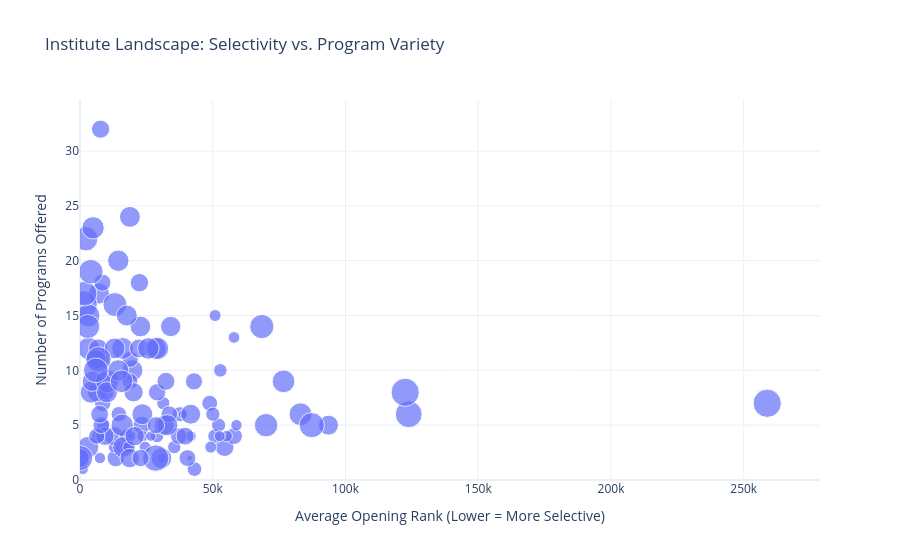

Write notebook code for a chart like this one.
### Code cell
import plotly.express as px

fig = px.scatter(
    institute_stats_df,
    x='Institute_Opening_Mean',
    y='Total_Programs',
    size='Institute_Opening_STD_Ratio',
    hover_name='Institute',
    title='Institute Landscape: Selectivity vs. Program Variety',
    labels={
        'Institute_Opening_Mean': 'Average Opening Rank (Lower = More Selective)',
        'Total_Programs': 'Number of Programs Offered',
        'Institute_Opening_STD_Ratio': 'Branch Disparity (Rank Spread)'
    }
)
fig.update_layout(template='plotly_white', xaxis=dict(rangemode='nonnegative'), yaxis=dict(rangemode='nonnegative'))
fig.show()

### Figure 1 — Plotly figure (JSON) as saved in the notebook; plotly's stock layout.template omitted (floating-point values rounded to 4 significant figures)
{"data": [{"hovertemplate": "<b>%{hovertext}</b><br><br>Average Opening Rank (Lower = More Selective)=%{x}<br>Number of Programs Offered=%{y}<br>Branch Disparity (Rank Spread)=%{marker.size}<extra></extra>", "hovertext": ["Assam University, Silchar", "Atal Bihari Vajpayee Indian Institute of Information Technology & Management Gwalior", "Birla Institute of Technology, Deoghar Off-Campus", "Birla Institute of Technology, Mesra, Ranchi", "Birla Institute of Technology, Patna Off-Campus", "CU Jharkhand", "Central University of Haryana", "Central University of Jammu", "Central University of Rajasthan, Rajasthan", "Central institute of Technology Kokrajar, Assam", "Chhattisgarh Swami Vivekanada Technical University, Bhilai (CSVTU Bhilai)", "Dr. B R Ambedkar National Institute of Technology, Jalandhar", "Gati Shakti Vishwavidyalaya, Vadodara", "Ghani Khan Choudhary Institute of Engineering and Technology, Malda, West Bengal", "Gurukula Kangri Vishwavidyalaya, Haridwar", "INDIAN INSTITUTE OF INFORMATION TECHNOLOGY SENAPATI MANIPUR", "Indian Institute of Carpet Technology, Bhadohi", "Indian Institute of Engineering Science and Technology, Shibpur", "Indian Institute of Handloom Technology(IIHT), Varanasi", "Indian Institute of Handloom Technology, Salem", "Indian Institute of Information Technology (IIIT) Nagpur", "Indian Institute of Information Technology (IIIT) Pune", "Indian Institute of Information Technology (IIIT) Ranchi", "Indian Institute of Information Technology (IIIT), Sri City, Chittoor", "Indian Institute of Information Technology (IIIT)Kota, Rajasthan", "Indian Institute of Information Technology Bhagalpur", "Indian Institute of Information Technology Bhopal", "Indian Institute of Information Technology Design & Manufacturing Kurnool, Andhra Pradesh", "Indian Institute of Information Technology Guwahati", "Indian Institute of Information Technology Lucknow", "Indian Institute of Information Technology Surat", "Indian Institute of Information Technology Tiruchirappalli", "Indian Institute of Information Technology(IIIT) Dharwad", "Indian Institute of Information Technology(IIIT) Kalyani, West Bengal", "Indian Institute of Information Technology(IIIT) Kilohrad, Sonepat, Haryana", "Indian Institute of Information Technology(IIIT) Kottayam", "Indian Institute of Information Technology(IIIT) Una, Himachal Pradesh", "Indian Institute of Information Technology(IIIT), Vadodara, Gujrat", "Indian Institute of Information Technology, Agartala", "Indian Institute of Information Technology, Allahabad", "Indian Institute of Information Technology, Design & Manufacturing, Kancheepuram", "Indian Institute of Information Technology, Vadodara International Campus Diu (IIITVICD)", "Indian Institute of Technology (BHU) Varanasi", "Indian Institute of Technology (ISM) Dhanbad", "Indian Institute of Technology Bhilai", "Indian Institute of Technology Bhubaneswar", "Indian Institute of Technology Bombay", "Indian Institute of Technology Delhi", "Indian Institute of Technology Dharwad", "Indian Institute of Technology Gandhinagar", "Indian Institute of Technology Goa", "Indian Institute of Technology Guwahati", "Indian Institute of Technology Hyderabad", "Indian Institute of Technology Indore", "Indian Institute of Technology Jammu", "Indian Institute of Technology Jodhpur", "Indian Institute of Technology Kanpur", "Indian Institute of Technology Kharagpur", "Indian Institute of Technology Madras", "Indian Institute of Technology Mandi", "Indian Institute of Technology Palakkad", "Indian Institute of Technology Patna", "Indian Institute of Technology Roorkee", "Indian Institute of Technology Ropar", "Indian Institute of Technology Tirupati", "Indian institute of information technology, Raichur, Karnataka", "Institute of Chemical Technology, Mumbai: Indian Oil Odisha Campus, Bhubaneswar", "Institute of Engineering and Technology, Dr. H. S. Gour University. Sagar (A Central University)", "Institute of Infrastructure, Technology, Research and Management-Ahmedabad", "International Institute of Information Technology, Bhubaneswar", "International Institute of Information Technology, Naya Raipur", "Islamic University of Science and Technology Kashmir", "J.K. Institute of Applied Physics & Technology, Department of Electronics & Communication, University of Allahabad- Allahabad", "Jawaharlal Nehru University, Delhi", "Malaviya National Institute of Technology Jaipur", "Maulana Azad National Institute of Technology Bhopal", "Mizoram University, Aizawl", "Motilal Nehru National Institute of Technology Allahabad", "National Institute of Advanced Manufacturing Technology, Ranchi", "National Institute of Electronics and Information Technology, Ajmer (Rajasthan)", "National Institute of Electronics and Information Technology, Aurangabad (Maharashtra)", "National Institute of Electronics and Information Technology, Gorakhpur (UP)", "National Institute of Electronics and Information Technology, Patna (Bihar)", "National Institute of Electronics and Information Technology, Ropar (Punjab)", "National Institute of Food Technology Entrepreneurship and Management, Kundli", "National Institute of Food Technology Entrepreneurship and Management, Thanjavur", "National Institute of Technology Agartala", "National Institute of Technology Arunachal Pradesh", "National Institute of Technology Calicut", "National Institute of Technology Delhi", "National Institute of Technology Durgapur", "National Institute of Technology Goa", "National Institute of Technology Hamirpur", "National Institute of Technology Karnataka, Surathkal", "National Institute of Technology Meghalaya", "National Institute of Technology Nagaland", "National Institute of Technology Patna", "National Institute of Technology Puducherry", "National Institute of Technology Raipur", "National Institute of Technology Sikkim", "National Institute of Technology, Andhra Pradesh", "National Institute of Technology, Jamshedpur", "National Institute of Technology, Kurukshetra", "National Institute of Technology, Manipur", "National Institute of Technology, Mizoram", "National Institute of Technology, Rourkela", "National Institute of Technology, Silchar", "National Institute of Technology, Srinagar", "National Institute of Technology, Tiruchirappalli", "National Institute of Technology, Uttarakhand", "National Institute of Technology, Warangal", "North Eastern Regional Institute of Science and Technology, Nirjuli-791109 (Itanagar),Arunachal Pradesh", "North-Eastern Hill University, Shillong", "Pt. Dwarka Prasad Mishra Indian Institute of Information Technology, Design & Manufacture Jabalpur", "Puducherry Technological University, Puducherry", "Punjab Engineering College, Chandigarh", "Rajiv Gandhi National Aviation University, Fursatganj, Amethi (UP)", "Sant Longowal Institute of Engineering and Technology", "Sardar Vallabhbhai National Institute of Technology, Surat", "School of Engineering, Tezpur University, Napaam, Tezpur", "School of Planning & Architecture, Bhopal", "School of Planning & Architecture, New Delhi", "School of Planning & Architecture: Vijayawada", "School of Studies of Engineering and Technology, Guru Ghasidas Vishwavidyalaya, Bilaspur", "Shri G. S. Institute of Technology and Science Indore", "Shri Mata Vaishno Devi University, Katra, Jammu & Kashmir", "University of Hyderabad", "Visvesvaraya National Institute of Technology, Nagpur"], "legendgroup": "", "marker": {"color": "#636efa", "size": [0.4913, 0.2347, 0.3925, 0.5758, 0.3497, 0.1879, 0.2891, 0.2789, 0.2476, 0.1809, 0.2022, 0.6018, 0.3165, 0.5561, 0.1623, 0.1145, 0, 0.6198, 0, 0, 0.3341, 0.4238, 0.4361, 0.2719, 0.1718, 0.2455, 0.3522, 0.242, 0.1809, 0.2447, 0.5113, 0.4791, 0.2957, 0.1795, 0.3421, 0.2515, 0.1485, 0.215, 0, 0.6388, 0.358, 0.1984, 0.6179, 0.4076, 0.37, 0.5157, 1.074, 0.8247, 0.4171, 0.6617, 0.3633, 0.6862, 0.7378, 0.5677, 0.3436, 0.4799, 0.8035, 0.7008, 0.8442, 0.5088, 0.3972, 0.4613, 0.8396, 0.5377, 0.4404, 0.5908, 0.3029, 0.2812, 0.3777, 0.6983, 0.2137, 0.1688, 0.1186, 0.5261, 0.743, 0.6658, 0.5578, 0.6315, 0.4456, 0, 0.6, 0.04265, 0, 0, 0, 0, 0.8199, 0.7266, 0.6013, 0.6145, 0.4966, 0.5599, 0.6477, 0.8989, 0.7677, 0.3832, 0.4736, 0.6274, 0.6904, 1.001, 0.4205, 0.519, 0.6358, 0.8831, 1.114, 0.6087, 0.61, 1.108, 0.8533, 0.4089, 0.7982, 0.3971, 0.1679, 0.5235, 0.7219, 0.6473, 0.9759, 0.199, 0.6149, 0.1911, 0.5159, 0.4714, 0.8692, 0.2542, 0.452, 0.4128, 0.415, 0.7147], "sizemode": "area", "sizeref": 0.002785, "symbol": "circle"}, "mode": "markers", "name": "", "orientation": "v", "showlegend": false, "type": "scatter", "x": [54470.0, 8637.0, 58020.0, 34160.0, 48860.0, 55225, 50832, 52210.0, 35510.0, 58930.0, 49270.0, 22750.0, 37560.0, 93600.0, 41760.0, 38720.0, 62005, 19740.0, 64116, 60375, 14620.0, 13474, 23290.0, 16838, 12700.0, 29030.0, 18820.0, 31380.0, 7513, 6947.0, 12828, 9375.0, 16030.0, 23570.0, 17960.0, 17260.0, 26710.0, 18680.0, 15909, 3036, 18940.0, 24470.0, 7155.0, 8448.0, 8545.0, 6427.0, 1276.0, 2164.0, 9092.0, 4174.0, 6305.0, 3216.0, 3147.0, 4624.0, 9849.0, 7583.0, 2932.0, 4916.0, 1745.0, 6861.0, 8031.0, 7753.0, 4059.0, 6003.0, 7389.0, 16210.0, 43118, 50030.0, 37195, 15900.0, 18400.0, 1102.0, 30990, 18710.0, 10230.0, 16020.0, 41690.0, 14390.0, 39599, 31197, 30670.0, 41319, 19360, 13853, 41152, 16168, 68490.0, 83050.0, 13040.0, 10160.0, 22190.0, 31700.0, 28380.0, 6945.0, 70090.0, 33620.0, 22390.0, 32900.0, 29210.0, 123818, 29060.0, 20170.0, 14430.0, 87284, 258839, 18800.0, 23480.0, 122500.0, 5968.0, 28610.0, 13160.0, 40470.0, 52610.0, 20590.0, 76670.0, 25760.0, 28515, 50890.0, 17630.0, 58010.0, 116.5, 6, 96, 52860.0, 32370.0, 42920.0, 22830.0, 15670.0], "xaxis": "x", "y": [3, 5, 4, 14, 7, 4, 4, 5, 3, 5, 3, 14, 6, 5, 4, 6, 1, 10, 1, 1, 6, 2, 5, 3, 3, 4, 9, 7, 2, 4, 4, 4, 3, 4, 3, 4, 4, 4, 1, 3, 11, 3, 17, 18, 7, 8, 16, 22, 9, 8, 4, 12, 15, 9, 8, 11, 14, 23, 17, 12, 5, 32, 19, 11, 6, 3, 1, 6, 4, 5, 3, 1, 2, 2, 9, 12, 6, 10, 4, 1, 2, 2, 1, 1, 1, 1, 14, 6, 12, 8, 12, 5, 12, 11, 5, 6, 18, 5, 12, 6, 8, 8, 20, 5, 7, 24, 6, 8, 10, 5, 16, 2, 4, 4, 9, 12, 2, 15, 15, 13, 2, 2, 2, 10, 9, 9, 2, 9], "yaxis": "y"}], "layout": {"legend": {"itemsizing": "constant", "tracegroupgap": 0}, "title": {"text": "Institute Landscape: Selectivity vs. Program Variety"}, "xaxis": {"anchor": "y", "domain": [0, 1], "rangemode": "nonnegative", "title": {"text": "Average Opening Rank (Lower = More Selective)"}}, "yaxis": {"anchor": "x", "domain": [0, 1], "rangemode": "nonnegative", "title": {"text": "Number of Programs Offered"}}}}
